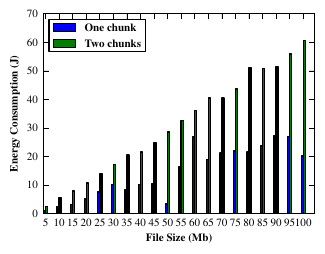

This chart was generated by the following Python code:
#!/usr/bin/env python

import numpy as np
from matplotlib import rc

rc('font',**{'family':'serif','serif':['Times'], 'size': 8})
rc('text', usetex=True)

import matplotlib.pyplot as plt

two_chunks = [2.64261299175,
    5.7676196625,
    7.913916384,
    10.71312763,
    14.0002759505,
    17.236713588,
    20.578611456,
    21.633931746,
    24.84951772825,
    28.6106781825,
    32.54724684,
    36.10363393,
    40.5136778975,
    40.478871054,
    43.69182402375,
    51.207808007,
    50.80598575,
    51.4820978685,
    55.9379803775,
    60.74259834825
    ]

one_chunk = [0.932766152,
    2.472025944,
    3.310061995,
    5.168117376,
    7.690023538,
    10.28697088,
    8.580135572,
    10.274920498,
    10.532629494,
    3.472664896,
    16.522250544,
    26.88835584,
    18.92447436,
    21.212547552,
    22.02619176,
    21.572091685,
    23.757437152,
    27.429719527,
    26.977785876,
    20.284497716]


N = 20

ind = np.arange(N)  # the x locations for the groups
width = 0.15       # the width of the bars

fig, ax = plt.subplots()

rects1 = ax.bar(ind, one_chunk, width, color='b', label='\\textbf{One chunk}')
rects2 = ax.bar(ind+width, two_chunks, width, color='g', label='\\textbf{Two chunks}')
'''rects3 = ax.bar(ind+2*width, [(t / 1000.) for t in wan_download], width, color='r', label='\\textbf{WAN Wifi}')
rects4 = ax.bar(ind+3*width, [(t / 1000.) for t in orch_arranged], width, color='c', label='\\textbf{Arranged Wifi}')
rects4 = ax.bar(ind+3*width, [(t / 1000.) for t in orch_arranged], width,
    color='y', label='\\textbf{LTE}')'''


ax.set_ylabel('\\textbf{Energy Consumption (J)}')
ax.set_xlabel('\\textbf{File Size (Mb)}')

ax.set_xticks(ind+width)

ax.set_xticklabels([str(l) for l in np.arange(5, 105, 5)])

ax.legend(loc ='upper left', fontsize=8)

fig.set_size_inches(3.5, 2.5)

plt.savefig('energysavings.pdf', bbox_inches='tight')
